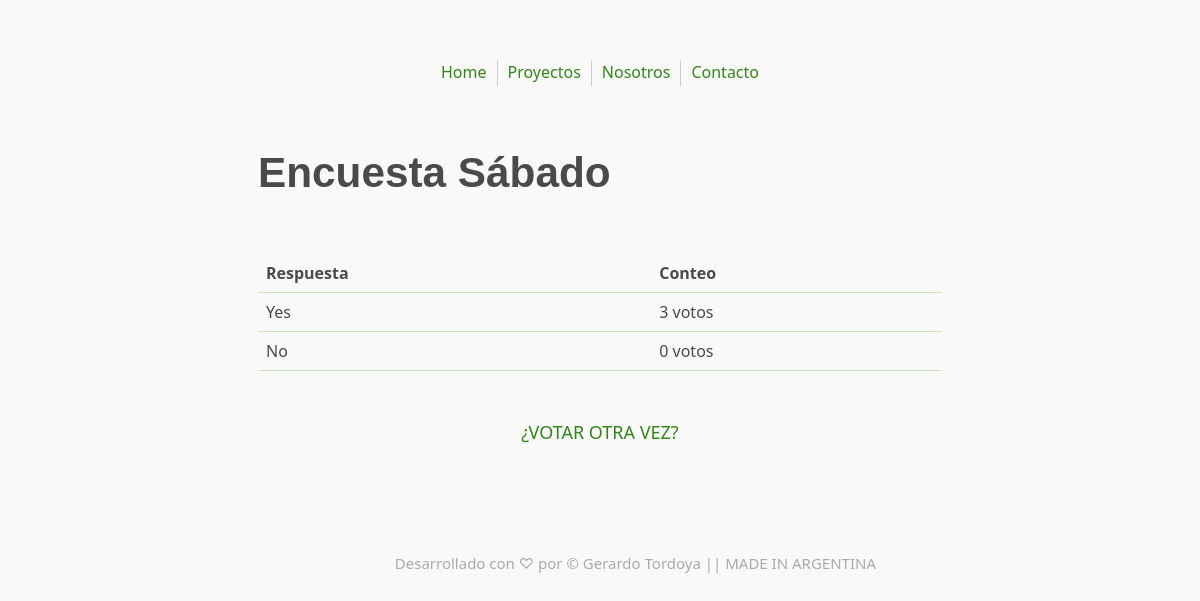
/7/resultados/, run on an earlier commit of the app's database.
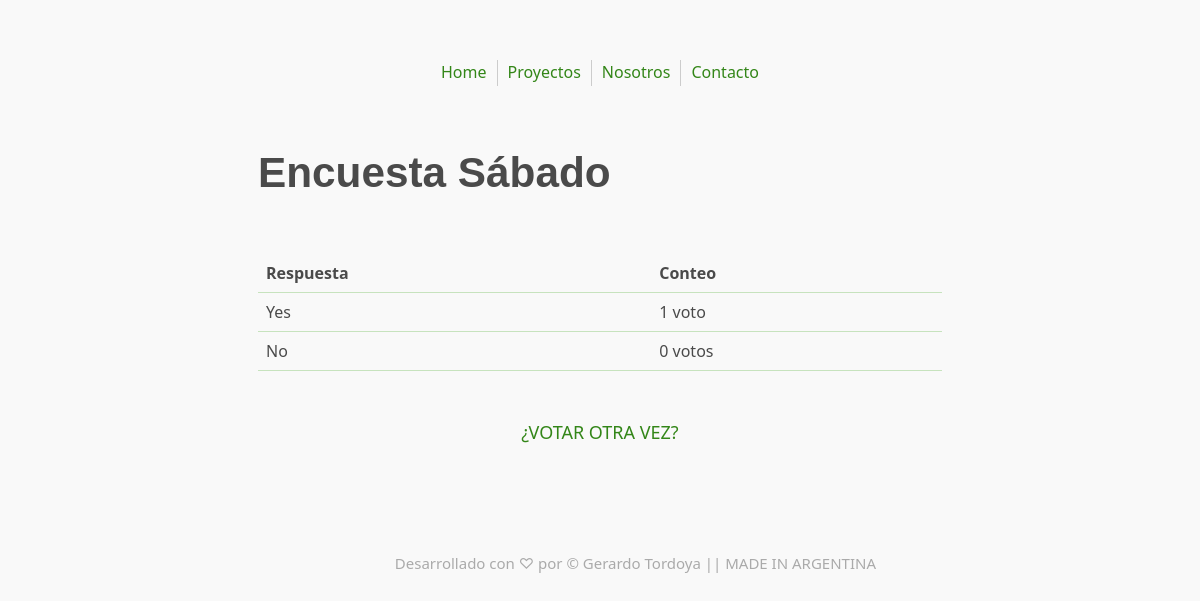
And on a later commit of the database.
### encuestas/models.py (models this page shows, shortened)
class Opciones(models.Model):
    la_encuesta = models.ForeignKey(Encuesta, on_delete=models.CASCADE)
    texto_opcion = models.CharField(max_length=200)
    los_votos = models.IntegerField(default=0)

### encuestas/views.py (the view)
# urls.py: path('resultados/', views.ResultadosView.as_view(), name='resultados'),
class ResultadosView(generic.DetailView):
    model = Encuesta
    template_name =  'encuestas/resultados.html'

### encuestas/templates/encuestas/resultados.html
﻿{% extends "base.html" %}
{% block content %}
<h1>{{ encuesta.texto_encuesta }}</h1>
<br>
<table>
    <thead>
        <tr>
            <th>Respuesta</th>
            <th>Conteo</th>
        </tr>
    </thead>
    <tbody>
        {% for opcion in encuesta.opciones_set.all %}
        <tr>
            <td>{{ opcion.texto_opcion }}</td>
            <td>{{ opcion.los_votos }} voto{{ opcion.los_votos|pluralize }}</td>
        </tr>
        {% endfor %}
    </tbody>
</table>
<br>
<div>
    <a href="{% url 'encuestas:detalle' encuesta.id %}">¿VOTAR OTRA VEZ?</a>
</div>
{% endblock %}

What changed in the data, as far as the page shows it:
changed Opciones "Yes": los_votos "3" → "1"
